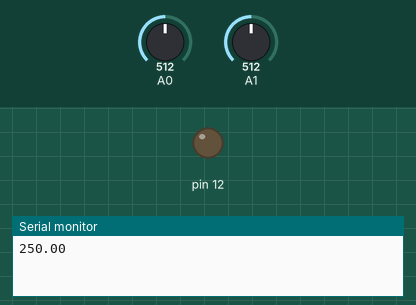
A sketch run on a simulated Arduino Uno, built with avr-gcc and run on an emulated ATmega328P. On the bench: output pins drawn as LEDs (lit = HIGH), the last lines printed to the serial monitor. The test bench sets the inputs (shaded band); at power-on: A0 = 512, A1 = 512.

Above: at 0.1 s.
At 1.1 s:
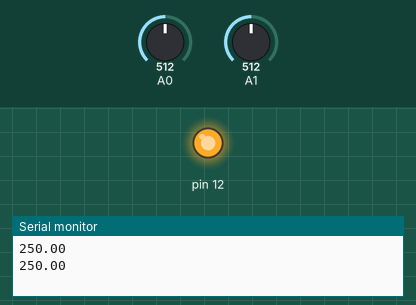
Timing chart, 0 to 2.6 s (numbered marks = the images above):
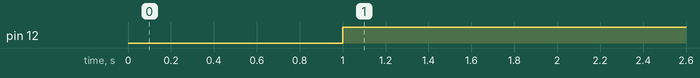

The sketch:

LM35_and_IR.ino
```cpp
int ref,val;
float temp;
float tempa;
void setup(){
  Serial.begin(9600);
  pinMode(A0,INPUT);
  pinMode(A1,INPUT);
  pinMode(12,OUTPUT);
}
void loop(){
  ref=80;
  val=analogRead(A0);
  tempa=analogRead(A1);
  temp= tempa*0.48828125;
  Serial.println(temp);
  delay(1000);
if(val>ref){
  if(temp>25){
  digitalWrite(12,HIGH);
  }
  else{
  digitalWrite(12,LOW);
  }
}
else{
  digitalWrite(12,LOW);
}

}
```

Measured:
- by itself, pin 12: LOW → HIGH at 1.0 s
